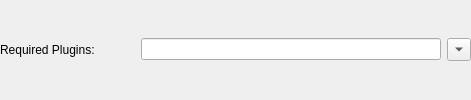
                <widget class="QWidget" name="w_reqPlugins" native="true">
                 <layout class="QGridLayout" name="gridLayout_2">
                  <property name="leftMargin">
                   <number>0</number>
                  </property>
                  <property name="topMargin">
                   <number>0</number>
                  </property>
                  <property name="rightMargin">
                   <number>0</number>
                  </property>
                  <property name="bottomMargin">
                   <number>0</number>
                  </property>
                  <item row="0" column="1">
                   <spacer name="horizontalSpacer_16">
                    <property name="orientation">
                     <enum>Qt::Orientation::Horizontal</enum>
                    </property>
                    <property name="sizeHint" stdset="0">
                     <size>
                      <width>40</width>
                      <height>20</height>
                     </size>
                    </property>
                   </spacer>
                  </item>
                  <item row="0" column="2">
                   <widget class="QLineEdit" name="e_reqPlugins">
                    <property name="minimumSize">
                     <size>
                      <width>300</width>
                      <height>0</height>
                     </size>
                    </property>
                   </widget>
                  </item>
                  <item row="0" column="3">
                   <widget class="QToolButton" name="b_reqPlugins">
                    <property name="text">
                     <string>...</string>
                    </property>
                    <property name="arrowType">
                     <enum>Qt::ArrowType::DownArrow</enum>
                    </property>
                   </widget>
                  </item>
                  <item row="0" column="0">
                   <widget class="QLabel" name="l_reqPlugins">
                    <property name="text">
                     <string>Required Plugins:</string>
                    </property>
                   </widget>
                  </item>
                 </layout>
                </widget>
